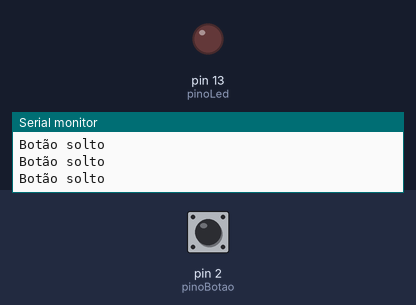
The sketch below on a simulated Arduino Uno, built with avr-gcc and run on an emulated ATmega328P. Shown: output pins drawn as LEDs (lit = HIGH), the last lines printed to the serial monitor. Dashed ring = blinking. Inputs (shaded band) come from the test bench; at power-on: pin 2 (pinoBotao) LOW.

Above: at 1.2 s.
1.3 s: pin 2 (pinoBotao) pulled HIGH for 0.15 s
At 1.39 s:
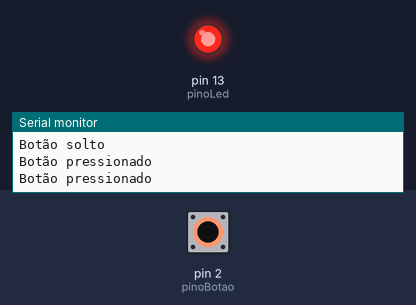
2.9 s: pin 2 (pinoBotao) pulled HIGH for 3.2 s
At 7.2 s:
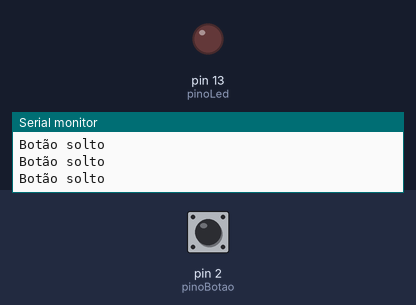
9.1 s: pin 2 (pinoBotao) pulsed HIGH 2 times (0.12 s each, 0.3 s apart)
At 9.47 s:
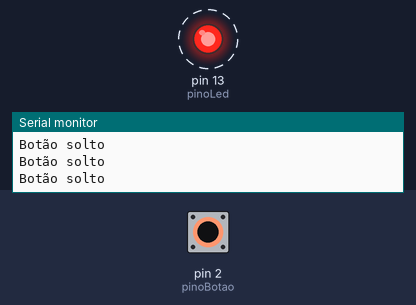
12.7 s: pin 2 (pinoBotao) driven HIGH
At 13.6 s:
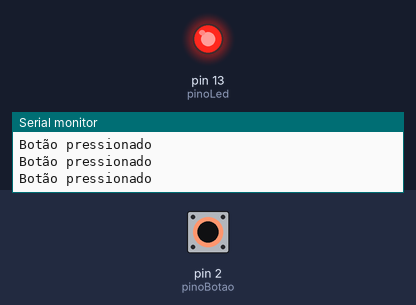
15.7 s: pin 2 (pinoBotao) driven LOW
At 16.6 s:
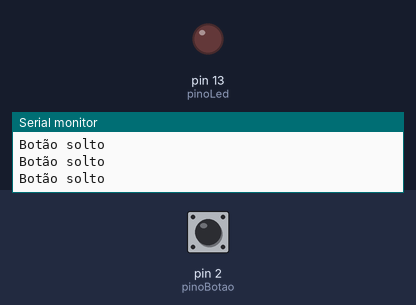
Timing chart, 0 to 18.7 s (numbered marks = the images above; inputs shaded):
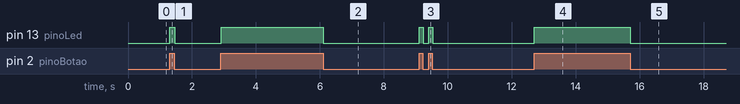

The sketch:

sketch.ino
```cpp
// --- BOTÃO COM RESISTOR PULL-DOWN ---

int pinoBotao = 2;
int pinoLed = 13;
int estadoBotao;

void setup() {
  // Configura o pino como entrada
  pinMode(pinoBotao, INPUT);
  // Configura o pino como saída
  pinMode(pinoLed, OUTPUT);
  Serial.begin(9600);
}

void loop() {
  estadoBotao = digitalRead(pinoBotao);

  if (estadoBotao == LOW) {
    // Ação quando o botão não está pressionado
    digitalWrite(pinoLed, estadoBotao);
    Serial.println("Botão solto");
  } else {
    // Ação quando o botão é pressionado
    digitalWrite(pinoLed, estadoBotao);
    Serial.println("Botão pressionado");
  }
}
```

Measured:
- after the input at 1.3 s, pin 13 (pinoLed): LOW → HIGH at once, → LOW 0.17 s later
- after the input at 2.9 s, pin 13 (pinoLed): LOW → HIGH at once, → LOW 3.2 s later
- after the input at 9.1 s, pin 13 (pinoLed): alternates HIGH for 0.12 s and LOW for 0.17 s, 4 changes in all, then stays LOW, starting at once
- after the input at 12.7 s, pin 13 (pinoLed): LOW → HIGH at once
- after the input at 15.7 s, pin 13 (pinoLed): HIGH → LOW at once
